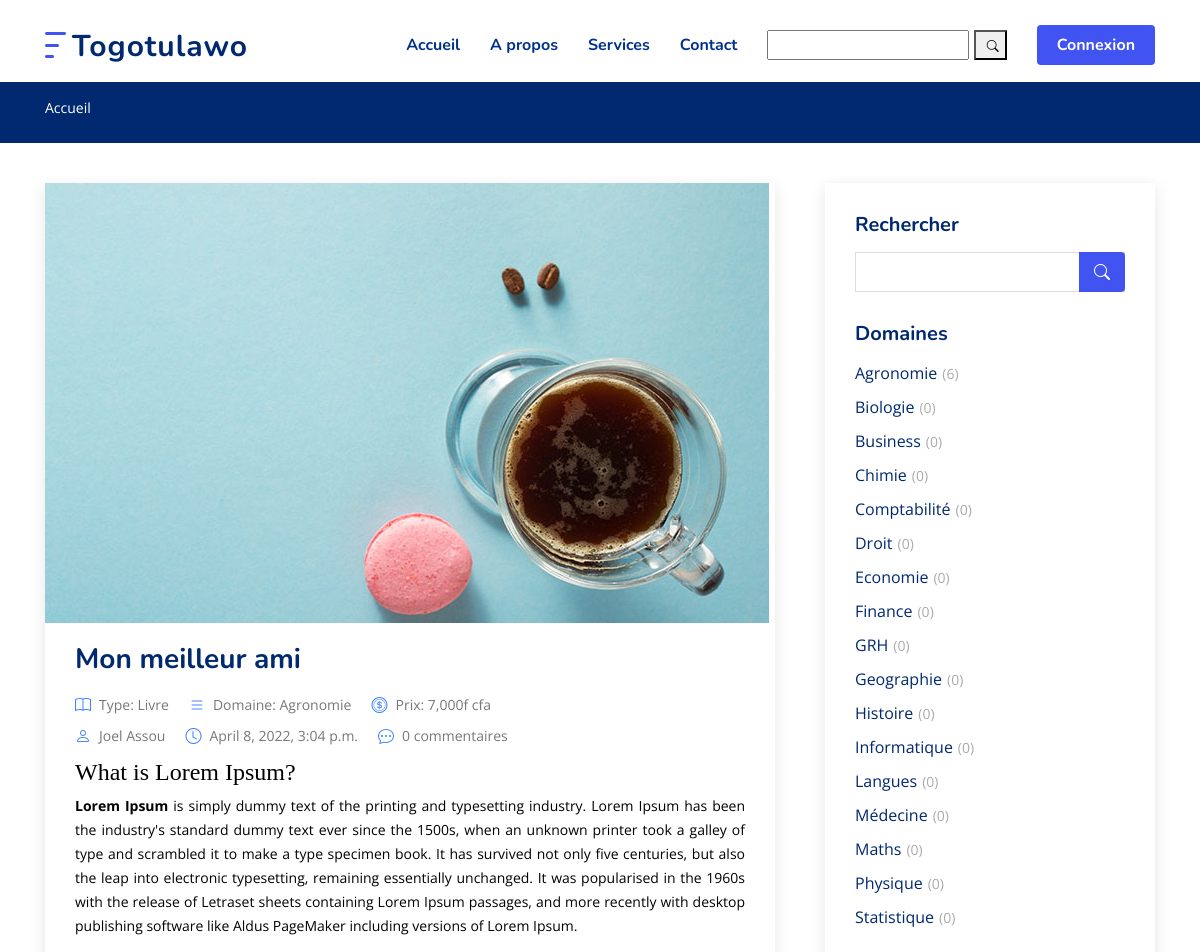
The app's page / (upper part), older data.
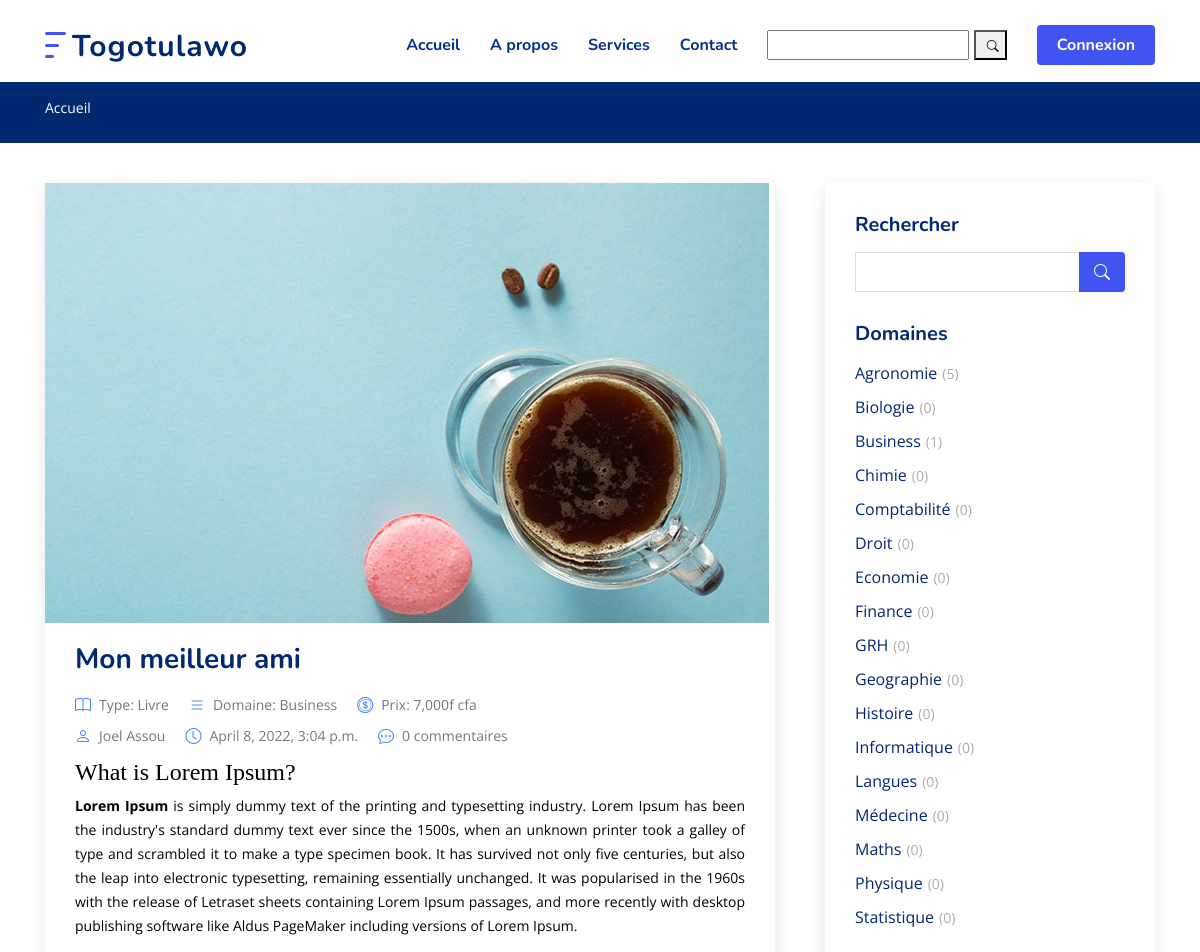
The same page, newer data.
### main/models/article.py (models this page shows, shortened)
class Article(models.Model):
    option =(
        ('Thèse', 'Thèse'),
        ('Mémoire', 'Mémoire'),
        ('Rapport de stage', 'Rapport de stage'),
        ('Document de synthèse', 'Document de synthèse'),
        ('Article', 'Article'),
        ('Livre', 'Livre'),
    )
    class Meta:
        ordering = ["-publish_date"]
        get_latest_by = "publish_date"
    title = models.CharField(max_length=300, unique=True)
    subtitle = models.CharField(max_length=255, blank=True)
    slug = models.SlugField(max_length=300, unique=True)
    contenu = FroalaField()
    couverture = models.ImageField(upload_to='files/couverture')
    auteur = models.ForeignKey(Auteur, null=False, on_delete=models.CASCADE)
    domaine = models.ForeignKey(Categorie, null=False, on_delete=models.CASCADE)
    type = models.CharField(max_length=100, choices=option)
    resource = models.FileField(upload_to="files/resource")
    discount = models.IntegerField(null=False, default=0)
    price = models.IntegerField(null=False)
    is_draft = models.BooleanField(default=True)
    active = models.BooleanField(default=False)
    date_created = models.DateTimeField(auto_now_add=True)
    date_modified = models.DateTimeField(auto_now=True)
    publish_date = models.DateTimeField(auto_now_add=True)

class Categorie(models.Model):
    name = models.CharField(max_length=255)
    slug = models.SlugField(max_length=300, unique=True)
    def __str__(self):
        return self.name

### account/models.py (models this page shows)
class Auteur(models.Model):
    user = models.OneToOneField(User, on_delete=models.CASCADE)
    niveau_etude = models.CharField(max_length=50, choices=option)
    faculte = models.CharField(max_length=50)
    annee_graduation = models.DateField()
    tel = models.CharField(max_length=8)
    website = models.URLField(max_length=200, blank=True)
    bio = models.CharField(max_length=1000, blank=True)
    token = models.CharField(max_length=100)
    image = models.ImageField(default="profile2.png", null=True, blank=True, upload_to='files/profic_pic')
    def __str__(self):
        return self.user.get_full_name()

### main/views/homepage.py (the view)
# urls.py: path('', home_page, name='accueil'),
def home_page(request):
    article = Article.objects.filter(active=True, is_draft=False,)
    category = Categorie.objects.all()
    context = {'article':article, 'category':category}
    return render(request, template_name = "main_base.html", context=context)

### main/templatetags/article_custom_tags.py (called while the page is built)
@register.filter
def cfa(price):
    return f'{price}f cfa'

### main/templates/main_base.html (shortened to what the changed rows need)
{% load static %}
{% load article_custom_tags %}
{% load humanize %}
<!DOCTYPE html>
<html lang="en">
<head>
  <link href="{% static 'main/assets/vendor/bootstrap/css/bootstrap.min.css' %}" rel="stylesheet">
  <link href="{% static 'main/assets/vendor/bootstrap-icons/bootstrap-icons.css' %}" rel="stylesheet">
  <link href="{% static 'main/assets/vendor/aos/aos.css' %}" rel="stylesheet">
  <link href="{% static 'main/assets/vendor/remixicon/remixicon.css' %}" rel="stylesheet">
  <link href="{% static 'main/assets/vendor/swiper/swiper-bundle.min.css' %}" rel="stylesheet">
  <link href="{% static 'main/assets/vendor/glightbox/css/glightbox.min.css' %}" rel="stylesheet">
  <link rel="stylesheet" href="{% static '/assets/fonts/feather/css/feather.css' %}">
  <link rel="stylesheet" type="text/css" href="https://stackpath.bootstrapcdn.com/bootstrap/4.3.1/css/bootstrap.min.css"
>
  <link rel="stylesheet" href="https://cdnjs.cloudflare.com/ajax/libs/font-awesome/4.7.0/css/font-awesome.min.css">
  <link href="{% static 'main/assets/css/style.css' %}" rel="stylesheet">
  <link href="{% static 'main/assets/css/rating.css' %}" rel="stylesheet">
</head>
<body>
  {% block content %}
  <main id="main">
    <section id="blog" class="blog">
      <div class="container" data-aos="fade-up">
        <div class="row">
          <div class="col-lg-8 entries">
            {% for a in article %}
            <article class="entry">
              <div class="entry-img">
                <img src="{{a.couverture.url}}" alt="" class="img-fluid">
              </div>
              <h2 class="entry-title">
                <a href="/article/{{a.slug}}">{{a.title}}</a>
              </h2>
              <div class="entry-meta">
                <ul>
                  <li class="d-flex align-items-center"><i class="bi bi-book"></i> <a href="blog-single.html">Type: {{a.type}}</a></li>
                  <li class="d-flex align-items-center"> <i class="bi bi-list"></i><a href="blog-single.html">Domaine: {{a.domaine}}</a></li>
                  <li class="d-flex align-items-center"><i class="bi bi-coin"></i> <a href="blog-single.html">Prix: {{a.price|intcomma|cfa}}</a></li>
                </ul>
              </div>
              <div class="entry-meta">
                <ul>
                  <li class="d-flex align-items-center"><i class="bi bi-person"></i> <a href="blog-single.html">{{a.auteur}}</a></li>
                  <li class="d-flex align-items-center"><i class="bi bi-clock"></i> <a href="blog-single.html"><time datetime="2020-01-01">{{a.publish_date}}</time></a></li>
                  <li class="d-flex align-items-center"><i class="bi bi-chat-dots"></i> <a href="blog-single.html">{{a.comment_set.all.count}} commentaires</a></li>
                </ul>
              </div>
              <div class="entry-content">
                <p>
                  {{a.contenu|safe}}
                </p>
              </div>
            </article>
            {% endfor %}
          </div>
          <div class="col-lg-4">
            <div class="sidebar">
              <div class="sidebar-item categories">
                <ul>
                  {% for cat in category  %}
                  <li><a href="{% url 'categorie' cat.slug %}">{{cat.name}}<span>({{cat.article_set.all.count}})</span></a></li>
                  {% endfor %}
                </ul>
              </div>
            </div>
          </div>
        </div>
      </div>
    </section>
  </main>
  {% endblock %}
</body>
</html>

Row changes from the older to the newer data that the page shows:
changed Article "Mon meilleur ami": domaine "Agronomie" → "Business"
computed for Categorie "Agronomie": article_set.all.count "6" → "5"
computed for Categorie "Business": article_set.all.count "0" → "1"
